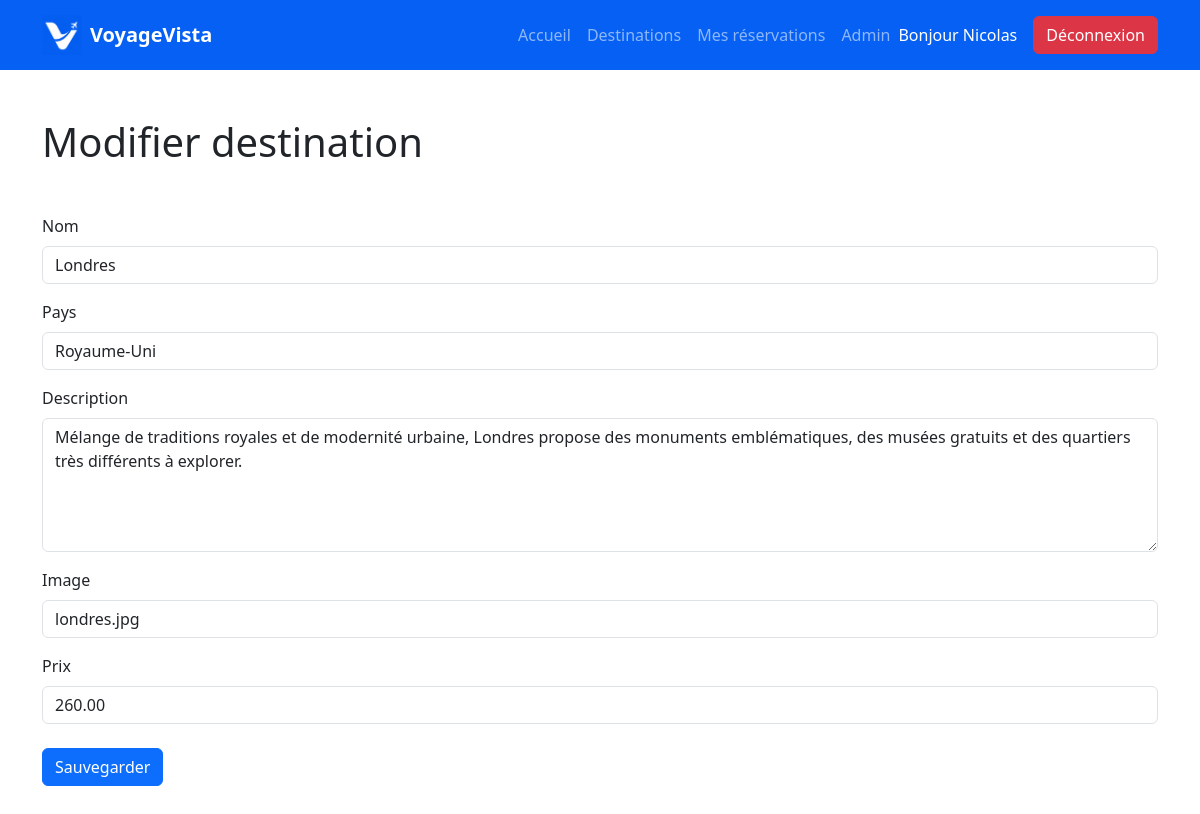
Page /admin/edit-destination.php?id=12 (signed in) on the committed database.
### tables this page shows
CREATE TABLE `destinations` (
  `id` int(11) NOT NULL,
  `name` varchar(150) NOT NULL,
  `country` varchar(150) NOT NULL,
  `description` text NOT NULL,
  `image` varchar(255) NOT NULL,
  `price` decimal(10,2) NOT NULL,
  `created_at` timestamp NOT NULL DEFAULT CURRENT_TIMESTAMP
);

### models/destinationModel.php (called while the page is built, shortened)
<?php
require_once __DIR__ . "/../config/database.php";
function getDestinationById($id) {
    global $pdo;
    $stmt = $pdo->prepare(
        "SELECT * FROM destinations
         WHERE id = ?"
    );
    $stmt->execute([$id]);
    return $stmt->fetch();
};
?>

### admin/edit-destination.php (the view, shortened to what this page needs)
<?php
require_once __DIR__ . "/../models/destinationModel.php";
$id = intval($_GET["id"]);
$destination =
    getDestinationById($id);
?>
<!DOCTYPE html>
<html lang="fr">
<head>
    <link rel="stylesheet"
          href="../assets/css/bootstrap.min.css">
    <link rel="stylesheet"
          href="../assets/css/style.css">
</head>
<body>
<?php include __DIR__ . '/../includes/navbar.php'; ?>
<div class="container py-5">
    <h1 class="mb-5">
        Modifier destination
    </h1>
    <form method="POST">
        <div class="mb-3">
            <label class="form-label">
                Nom
            </label>
            <input type="text"
                   name="name"
                   class="form-control"
                   value="<?= $destination["name"]; ?>"
                   required>
        </div>
        <div class="mb-3">
            <label class="form-label">
                Pays
            </label>
            <input type="text"
                   name="country"
                   class="form-control"
                   value="<?= $destination["country"]; ?>"
                   required>
        </div>
        <div class="mb-3">
            <label class="form-label">
                Description
            </label>
            <textarea name="description"
                      class="form-control"
                      rows="5"
                      required><?= $destination["description"]; ?></textarea>
        </div>
        <div class="mb-3">
            <label class="form-label">
                Image
            </label>
            <input type="text"
                   name="image"
                   class="form-control"
                   value="<?= $destination["image"]; ?>"
                   required>
        </div>
        <div class="mb-4">
            <label class="form-label">
                Prix
            </label>
            <input type="number"
                   step="0.01"
                   name="price"
                   class="form-control"
                   value="<?= $destination["price"]; ?>"
                   required>
        </div>
        <button type="submit"
                class="btn btn-primary">
            Sauvegarder
        </button>
    </form>
</div>
</body>
</html>

### rows in the picture
destinations: name "Londres", country "Royaume-Uni", description "Mélange de traditions royales et de modernité urbaine, Londres propose des monuments emblématiques, des musées gratuits et des quartiers très différents à explorer.", image "londres.jpg", price "260.00"

### other values in the picture
$_SESSION["user_name"] "Nicolas"
